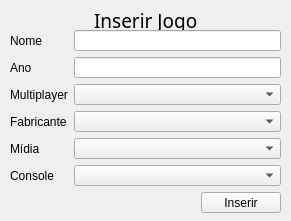
<?xml version="1.0" encoding="UTF-8"?>
<ui version="4.0">
 <class>Form</class>
 <widget class="QWidget" name="Form">
  <property name="geometry">
   <rect>
    <x>0</x>
    <y>0</y>
    <width>291</width>
    <height>221</height>
   </rect>
  </property>
  <property name="windowTitle">
   <string>Form</string>
  </property>
  <widget class="QWidget" name="gridLayoutWidget">
   <property name="geometry">
    <rect>
     <x>10</x>
     <y>30</y>
     <width>271</width>
     <height>183</height>
    </rect>
   </property>
   <layout class="QGridLayout" name="gridLayout">
    <item row="4" column="2">
     <widget class="QComboBox" name="comboBox_2"/>
    </item>
    <item row="5" column="2">
     <widget class="QComboBox" name="comboBox"/>
    </item>
    <item row="0" column="0">
     <widget class="QLabel" name="label">
      <property name="text">
       <string>Nome</string>
      </property>
     </widget>
    </item>
    <item row="4" column="0">
     <widget class="QLabel" name="label_3">
      <property name="text">
       <string>Mídia</string>
      </property>
     </widget>
    </item>
    <item row="5" column="0">
     <widget class="QLabel" name="label_4">
      <property name="text">
       <string>Console</string>
      </property>
     </widget>
    </item>
    <item row="0" column="2">
     <widget class="QLineEdit" name="lineEdit"/>
    </item>
    <item row="3" column="0">
     <widget class="QLabel" name="label_2">
      <property name="text">
       <string>Fabricante</string>
      </property>
     </widget>
    </item>
    <item row="6" column="2">
     <layout class="QHBoxLayout" name="horizontalLayout">
      <item>
       <spacer name="horizontalSpacer">
        <property name="orientation">
         <enum>Qt::Horizontal</enum>
        </property>
        <property name="sizeHint" stdset="0">
         <size>
          <width>40</width>
          <height>20</height>
         </size>
        </property>
       </spacer>
      </item>
      <item>
       <widget class="QPushButton" name="pushButton">
        <property name="text">
         <string>Inserir</string>
        </property>
       </widget>
      </item>
     </layout>
    </item>
    <item row="2" column="0">
     <widget class="QLabel" name="label_7">
      <property name="text">
       <string>Multiplayer</string>
      </property>
     </widget>
    </item>
    <item row="1" column="2">
     <widget class="QLineEdit" name="lineEdit_2"/>
    </item>
    <item row="3" column="2">
     <widget class="QComboBox" name="comboBox_3">
      <property name="editable">
       <bool>false</bool>
      </property>
     </widget>
    </item>
    <item row="2" column="2">
     <widget class="QComboBox" name="comboBox_4">
      <property name="editable">
       <bool>false</bool>
      </property>
     </widget>
    </item>
    <item row="1" column="0">
     <widget class="QLabel" name="label_6">
      <property name="text">
       <string>Ano</string>
      </property>
     </widget>
    </item>
   </layout>
  </widget>
  <widget class="QWidget" name="horizontalLayoutWidget">
   <property name="geometry">
    <rect>
     <x>10</x>
     <y>10</y>
     <width>271</width>
     <height>20</height>
    </rect>
   </property>
   <layout class="QHBoxLayout" name="horizontalLayout_2">
    <item>
     <spacer name="horizontalSpacer_2">
      <property name="orientation">
       <enum>Qt::Horizontal</enum>
      </property>
      <property name="sizeHint" stdset="0">
       <size>
        <width>40</width>
        <height>20</height>
       </size>
      </property>
     </spacer>
    </item>
    <item>
     <widget class="QLabel" name="label_5">
      <property name="font">
       <font>
        <family>Gill Sans Ultra Bold</family>
        <pointsize>14</pointsize>
        <weight>50</weight>
        <bold>false</bold>
       </font>
      </property>
      <property name="text">
       <string>Inserir Jogo</string>
      </property>
     </widget>
    </item>
    <item>
     <spacer name="horizontalSpacer_3">
      <property name="orientation">
       <enum>Qt::Horizontal</enum>
      </property>
      <property name="sizeHint" stdset="0">
       <size>
        <width>40</width>
        <height>20</height>
       </size>
      </property>
     </spacer>
    </item>
   </layout>
  </widget>
 </widget>
 <resources/>
 <connections/>
</ui>
